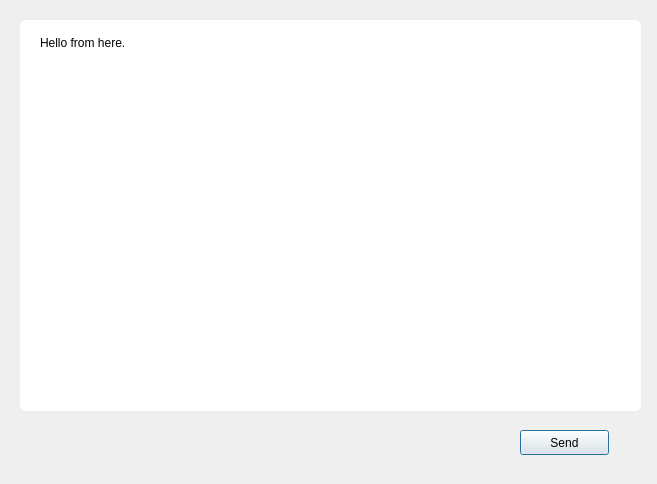
<?xml version="1.0" encoding="UTF-8"?>
<ui version="4.0">
 <class>TextEditor</class>
 <widget class="QDialog" name="TextEditor">
  <property name="geometry">
   <rect>
    <x>0</x>
    <y>0</y>
    <width>657</width>
    <height>484</height>
   </rect>
  </property>
  <property name="windowTitle">
   <string>Dialog</string>
  </property>
  <widget class="QPushButton" name="btnSend">
   <property name="geometry">
    <rect>
     <x>520</x>
     <y>430</y>
     <width>89</width>
     <height>25</height>
    </rect>
   </property>
   <property name="text">
    <string>Send</string>
   </property>
  </widget>
  <widget class="QPlainTextEdit" name="editArea">
   <property name="geometry">
    <rect>
     <x>20</x>
     <y>20</y>
     <width>621</width>
     <height>391</height>
    </rect>
   </property>
   <property name="styleSheet">
    <string notr="true">padding: 12px 16px;
border-radius: 6px;
background: white;</string>
   </property>
   <property name="plainText">
    <string>Hello from here.</string>
   </property>
   <property name="cursorWidth">
    <number>2</number>
   </property>
  </widget>
 </widget>
 <resources/>
 <connections/>
</ui>
